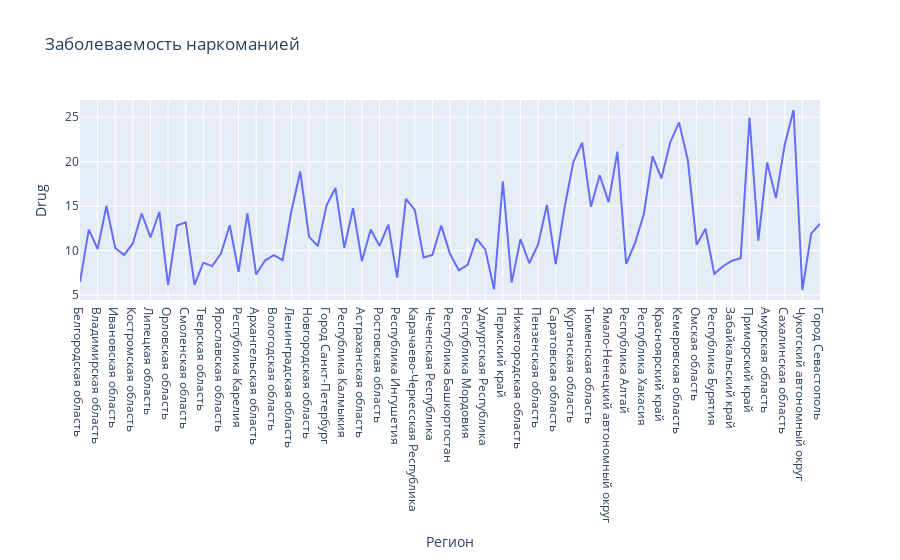

Notebook source saved alongside this figure:
### Code cell
fig = px.line(df_drug, y='Drug', width = 900, title = 'Заболеваемость наркоманией')
fig.show()

### Figure 1 — Plotly figure (JSON) as saved in the notebook; plotly's stock layout.template omitted (floating-point values rounded to 4 significant figures)
{"data": [{"hovertemplate": "Регион=%{x}<br>Drug=%{y}<extra></extra>", "legendgroup": "", "line": {"color": "#636efa", "dash": "solid"}, "marker": {"symbol": "circle"}, "mode": "lines", "name": "", "orientation": "v", "showlegend": false, "type": "scatter", "x": ["Белгородская область", "Брянская область", "Владимирская область", "Воронежская область", "Ивановская область", "Калужская область", "Костромская область", "Курская область", "Липецкая область", "Московская область", "Орловская область", "Рязанская область", "Смоленская область", "Тамбовская область", "Тверская область", "Тульская область", "Ярославская область", "Город Москва", "Республика Карелия", "Республика Коми", "Архангельская область", "Ненецкий автономный округ", "Вологодская область", "Калининградская область", "Ленинградская область", "Мурманская область", "Новгородская область", "Псковская область", "Город Санкт-Петербург", "Республика Адыгея", "Республика Калмыкия", "Краснодарский край", "Астраханская область", "Волгоградская область", "Ростовская область", "Республика Дагестан", "Республика Ингушетия", "Кабардино-Балкарская Республика", "Карачаево-Черкесская Республика", "Республика Северная Осетия-Алания", "Чеченская Республика", "Ставропольский край", "Республика Башкортостан", "Республика Марий Эл", "Республика Мордовия", "Республика Татарстан", "Удмуртская Республика", "Чувашская Республика", "Пермский край", "Кировская область", "Нижегородская область", "Оренбургская область", "Пензенская область", "Самарская область", "Саратовская область", "Ульяновская область", "Курганская область", "Свердловская область", "Тюменская область", "Ханты-Мансийский автономный округ - Югра", "Ямало-Ненецкий автономный округ", "Челябинская область", "Республика Алтай", "Республика Тыва", "Республика Хакасия", "Алтайский край", "Красноярский край", "Иркутская область", "Кемеровская область", "Новосибирская область", "Омская область", "Томская область", "Республика Бурятия", "Республика Саха (Якутия)", "Забайкальский край", "Камчатский край", "Приморский край", "Хабаровский край", "Амурская область", "Магаданская область", "Сахалинская область", "Еврейская автономная область", "Чукотский автономный округ", "Республика Крым", "Город Севастополь"], "xaxis": "x", "y": [6.49, 12.36, 10.19, 15.02, 10.3, 9.5, 10.81, 14.18, 11.5, 14.35, 6.12, 12.83, 13.19, 6.15, 8.65, 8.26, 9.68, 12.85, 7.61, 14.19, 7.32, 8.89, 9.49, 8.94, 14.46, 18.89, 11.55, 10.53, 15.12, 17.04, 10.31, 14.79, 8.82, 12.39, 10.54, 12.92, 6.98, 15.82, 14.58, 9.24, 9.51, 12.82, 9.64, 7.8, 8.4, 11.36, 10.15, 5.67, 17.78, 6.41, 11.29, 8.59, 10.71, 15.15, 8.48, 14.82, 19.95, 22.14, 14.95, 18.47, 15.45, 21.13, 8.51, 10.85, 14.1, 20.61, 18.13, 22.19, 24.42, 20.16, 10.66, 12.47, 7.4, 8.25, 8.87, 9.14, 24.95, 11.12, 19.9, 15.91, 21.93, 25.81, 5.58, 11.91, 13.04], "yaxis": "y"}], "layout": {"autosize": true, "legend": {"tracegroupgap": 0}, "title": {"text": "Заболеваемость наркоманией"}, "xaxis": {"anchor": "y", "autorange": true, "domain": [0, 1], "range": [0, 84], "title": {"text": "Регион"}, "type": "category"}, "yaxis": {"anchor": "x", "autorange": true, "domain": [0, 1], "range": [4.456, 26.93], "title": {"text": "Drug"}, "type": "linear"}}}
